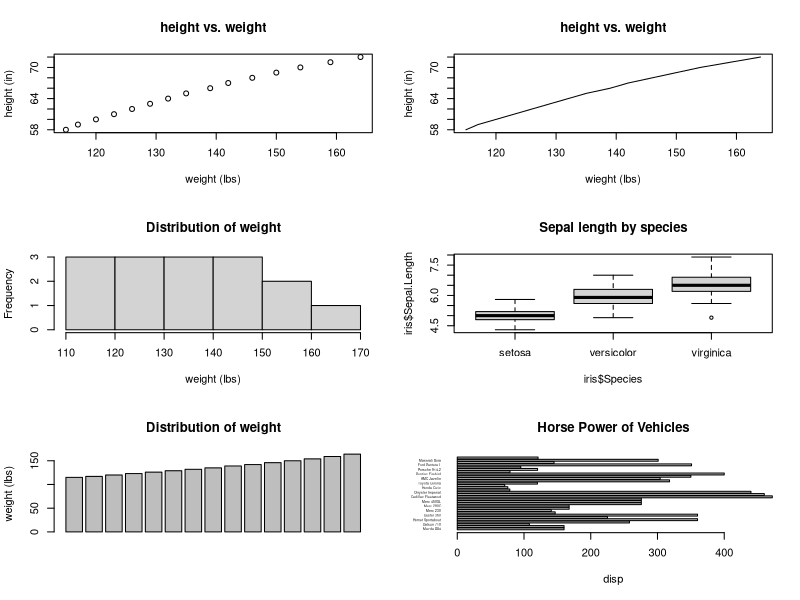

Generate this figure with R:
par(mfrow = c(3, 2))
plot(women$weight, women$height, main = "height vs. weight", xlab = "weight (lbs)", ylab = "height (in)")
plot(women$weight, women$height, type = "l", main = "height vs. weight", xlab = "wieght (lbs)", ylab = "height (in)")
hist(women$weight, main = "Distribution of weight", xlab = "weight (lbs)")
boxplot(iris$Sepal.Length~iris$Species, main = "Sepal length by species")
barplot(women$weight,main = "Distribution of weight",ylab = "weight (lbs)")
barplot(mtcars$disp, names = row.names(mtcars), horiz = TRUE,las=1,cex.names = 0.3,main = "Horse Power of Vehicles",xlab="disp")